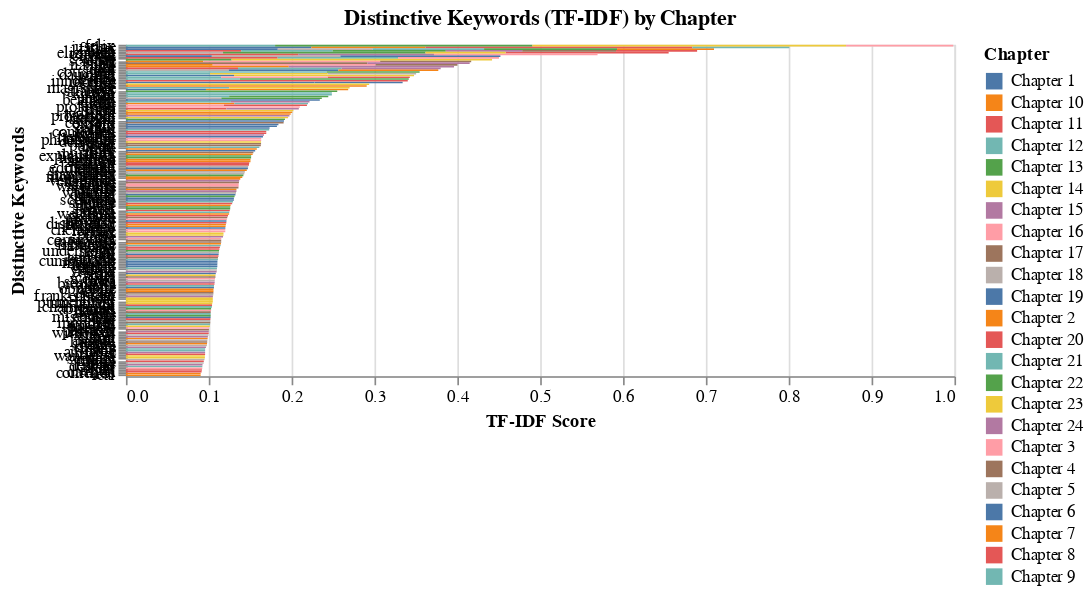

Here is the notebook cell this chart was saved with:
### Code cell
# Create a dropdown selection for chapters
chapter_dropdown = alt.binding_select(options=keywords_df['Chapter'].unique(), name='Chapter')
chapter_selection = alt.selection_single(fields=['Chapter'], bind=chapter_dropdown)

# Create a bar chart
chart = alt.Chart(keywords_df).mark_bar().encode(
    x=alt.X('Score:Q', title='TF-IDF Score'),
    y=alt.Y('Keyword:N', title='Distinctive Keywords', sort='-x'),
    color='Chapter:N',
    tooltip=['Keyword', 'Score']
).transform_filter(
    chapter_selection
).properties(
    width=500,
    height=200,
    title="Distinctive Keywords (TF-IDF) by Chapter"
).add_params(
    chapter_selection
)

chart

### Figure 1 — Vega-Lite specification as saved in the notebook (floating-point values rounded to 4 significant figures; data arrays with more than 128 entries replaced by an {"elided": "..."} marker saying what was removed)
{"config": {"view": {"continuousWidth": 300, "continuousHeight": 300}}, "data": {"name": "data-9ac587a99203d0c3dcbd4b3b106f888b"}, "mark": {"type": "bar"}, "encoding": {"color": {"field": "Chapter", "type": "nominal"}, "tooltip": [{"field": "Keyword", "type": "nominal"}, {"field": "Score", "type": "quantitative"}], "x": {"field": "Score", "title": "TF-IDF Score", "type": "quantitative"}, "y": {"field": "Keyword", "sort": "-x", "title": "Distinctive Keywords", "type": "nominal"}}, "height": 200, "params": [{"name": "param_3", "select": {"type": "point", "fields": ["Chapter"]}, "bind": {"input": "select", "options": ["Chapter 1", "Chapter 2", "Chapter 3", "Chapter 4", "Chapter 5", "Chapter 6", "Chapter 7", "Chapter 8", "Chapter 9", "Chapter 10", "Chapter 11", "Chapter 12", "Chapter 13", "Chapter 14", "Chapter 15", "Chapter 16", "Chapter 17", "Chapter 18", "Chapter 19", "Chapter 20", "Chapter 21", "Chapter 22", "Chapter 23", "Chapter 24"], "name": "Chapter"}}], "title": "Distinctive Keywords (TF-IDF) by Chapter", "transform": [{"filter": {"param": "param_3"}}], "width": 500, "$schema": "https://vega.github.io/schema/vega-lite/v5.17.0.json", "datasets": {"data-9ac587a99203d0c3dcbd4b3b106f888b": {"elided": "240 records"}}}
